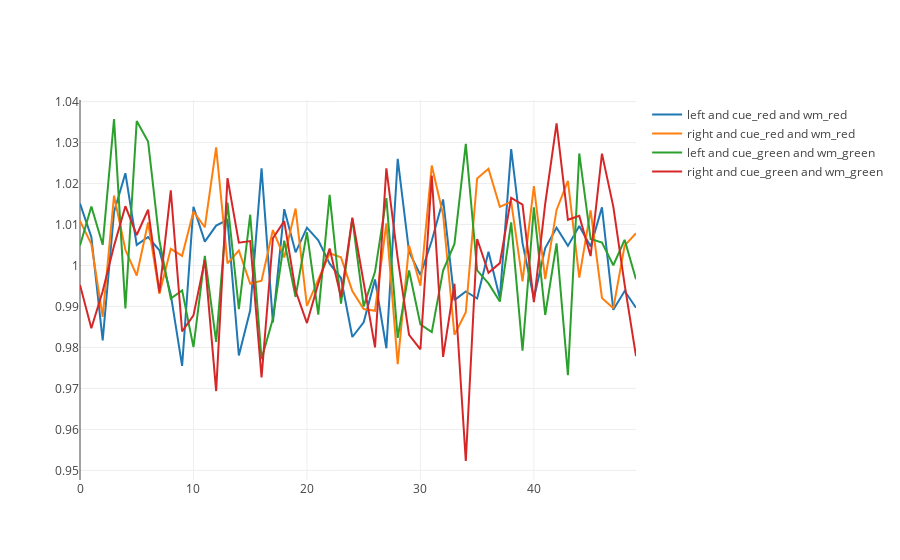
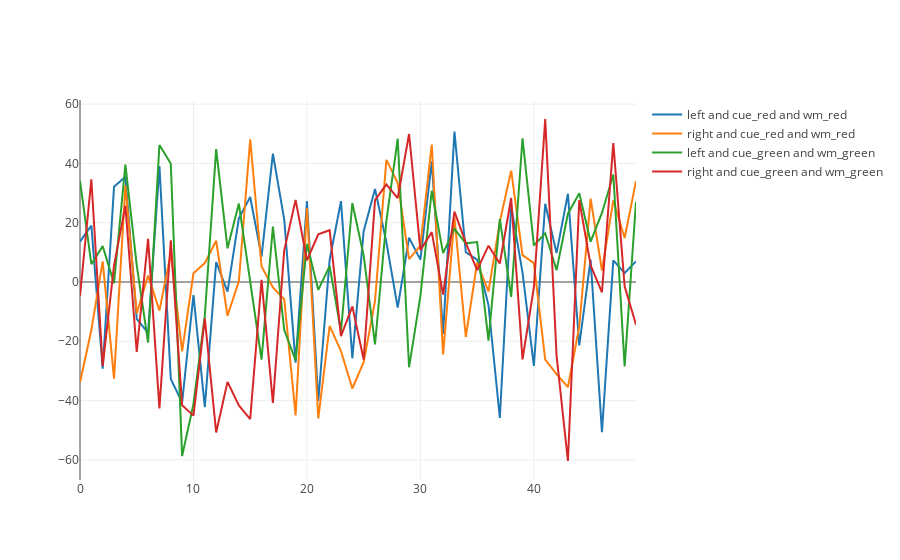
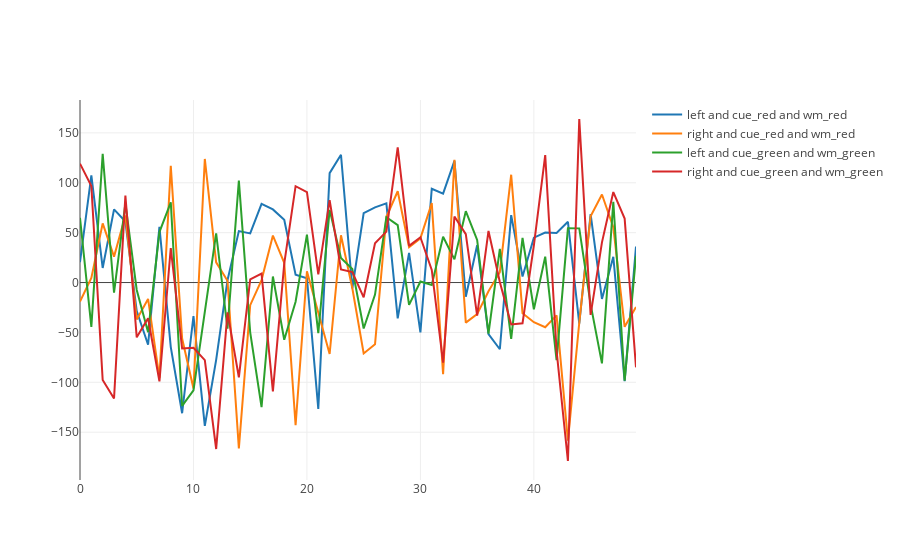
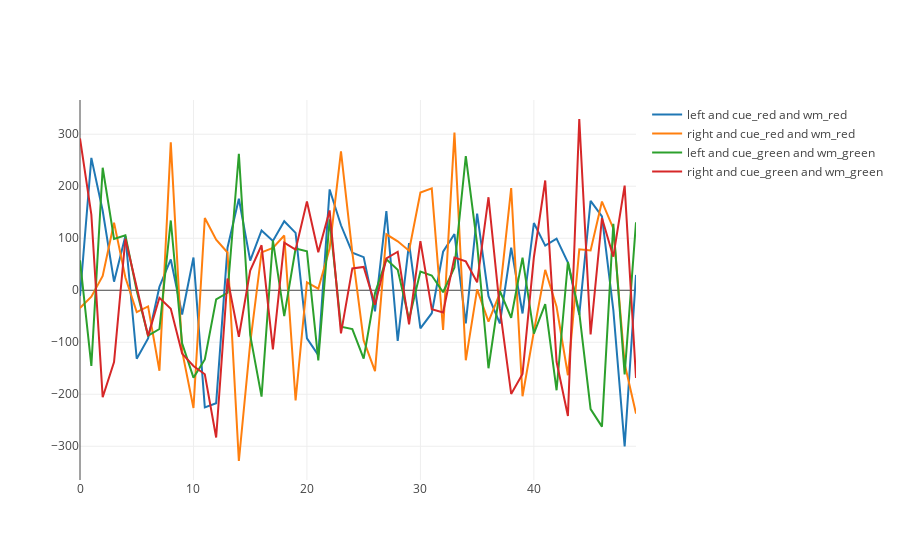

The cell these charts' notebook holds for them, in order:
### Code cell
TD(50,10000,.1,.9,.5)
#inputs: nstates,nepisodes,lrate,gamma,td_lambda
